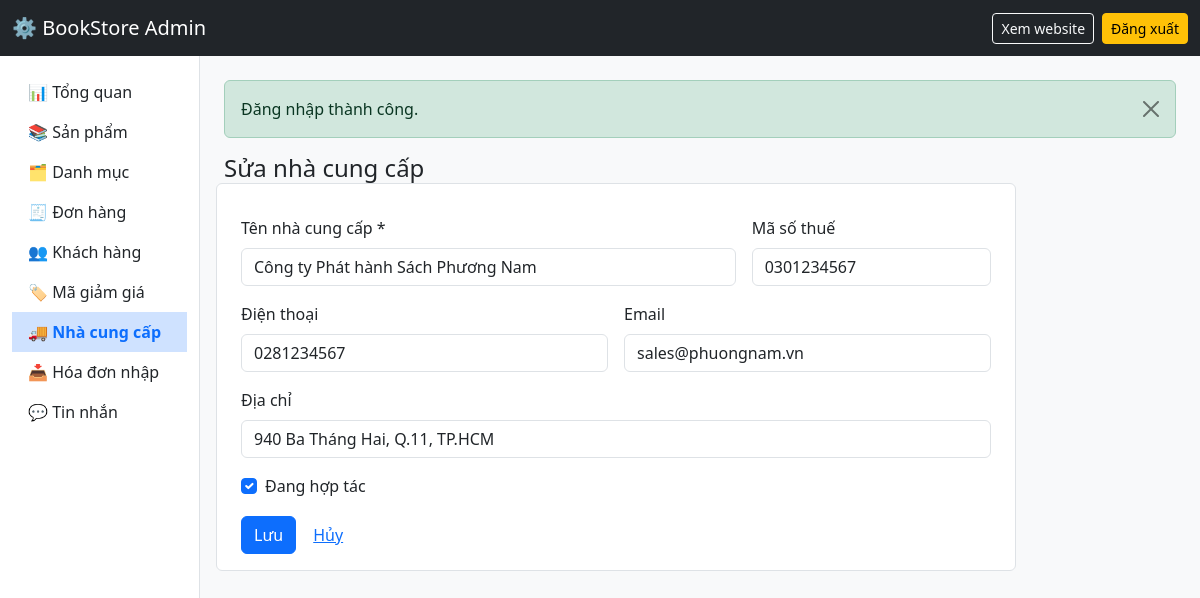
The app's page /admin/nha-cung-cap/1/sua (signed in) with its own data.
### tables this page shows
CREATE TABLE suppliers (
    id         INT UNSIGNED AUTO_INCREMENT PRIMARY KEY,
    name       VARCHAR(150) NOT NULL,
    phone      VARCHAR(20)  NULL,
    email      VARCHAR(150) NULL,
    address    VARCHAR(255) NULL,
    tax_code   VARCHAR(20)  NULL,                        
    is_active  TINYINT(1)   NOT NULL DEFAULT 1,
    created_at TIMESTAMP    NOT NULL DEFAULT CURRENT_TIMESTAMP
);

### app/core/Controller.php (called while the page is built, shortened)
<?php
abstract class Controller
{
    protected function render(string $view, array $data = [], string $layout = 'main'): void
    {
        extract($data);
        require APP_PATH . "/views/$view.php";
    }
}

### app/controllers/AdminController.php (called while the page is built, shortened)
<?php
abstract class AdminController extends Controller
{
    protected function view(string $view, array $data = []): void
    {
        $this->render($view, $data, 'admin');
    }
}

### app/controllers/AdminSupplierController.php (called while the page is built, shortened)
<?php
class AdminSupplierController extends AdminController
{
    public function edit(string $id): void
    {
        $s = (new Supplier())->find((int)$id);
        $this->form($s);
    }
    private function form(?array $s): void
    {
        $this->view('admin/suppliers/form', ['title' => $s ? 'Sửa nhà cung cấp' : 'Thêm nhà cung cấp', 's' => $s]);
    }
}

### public/index.php (called while the page is built, shortened)
<?php
$config = require ROOT_PATH . '/config/config.php';
spl_autoload_register(function (string $class) {
    foreach (['core', 'controllers', 'models'] as $dir) {
        $file = APP_PATH . "/$dir/$class.php";
        if (is_file($file)) { require $file; return; }
    }
});
require APP_PATH . '/core/helpers.php';
$router = new Router();
$router->dispatch($_SERVER['REQUEST_METHOD'], $_SERVER['REQUEST_URI']);

### app/core/helpers.php (called while the page is built, shortened)
<?php
function e($value): string
{
    return htmlspecialchars((string)$value, ENT_QUOTES, 'UTF-8');
}
function url(string $path = ''): string
{
    return BASE_URL . '/' . ltrim($path, '/');
}
function old(string $key, string $default = ''): string
{
    return e($_SESSION['old'][$key] ?? $default);
}

### app/core/Model.php (called while the page is built, shortened)
<?php
abstract class Model
{
    public function __construct()
    {
        $this->db = Database::getConnection();
    }
}

### config/config.php (called while the page is built)
<?php
return [
    'app_name' => 'BookStore - Sách & Văn phòng phẩm',
    'db' => [
        'host'    => 'localhost',
        'name'    => 'bookstore',
        'user'    => 'root',
        'pass'    => '',
        'charset' => 'utf8mb4',
    ],
    'vnpay' => [
        'tmn_code'    => '',
        'hash_secret' => '',
        'pay_url'     => 'https://sandbox.vnpayment.vn/paymentv2/vpcpay.html',
    ],
];

### app/core/Database.php (called while the page is built)
<?php
class Database
{
    private static ?PDO $instance = null;
    public static function getConnection(): PDO
    {
        if (self::$instance === null) {
            global $config;
            $c = $config['db'];
            $dsn = "mysql:host={$c['host']};dbname={$c['name']};charset={$c['charset']}";
            self::$instance = new PDO($dsn, $c['user'], $c['pass'], [
                PDO::ATTR_ERRMODE            => PDO::ERRMODE_EXCEPTION,
                PDO::ATTR_DEFAULT_FETCH_MODE => PDO::FETCH_ASSOC,
                PDO::ATTR_EMULATE_PREPARES   => false,
            ]);
        }
        return self::$instance;
    }
}

### app/models/Supplier.php (called while the page is built, shortened)
<?php
class Supplier extends Model
{
    public function find(int $id): ?array
    {
        $st = $this->db->prepare("SELECT * FROM suppliers WHERE id = ?");
        $st->execute([$id]);
        return $st->fetch() ?: null;
    }
}

### app/views/admin/suppliers/form.php (the view, shortened to what this page needs)
<?php $v = fn(string $k) => old($k, (string)($s[$k] ?? '')); ?>
<h1 class="h4 mb-3"><?= e($title) ?></h1>
<form method="post" action="<?= $s ? url('/admin/nha-cung-cap/' . $s['id']) : url('/admin/nha-cung-cap') ?>" class="row g-3 bg-white p-3 rounded border" style="max-width:800px">
    <div class="col-md-8"><label class="form-label">Tên nhà cung cấp *</label><input name="name" class="form-control" required maxlength="150" value="<?= $v('name') ?>"></div>
    <div class="col-md-4"><label class="form-label">Mã số thuế</label><input name="tax_code" class="form-control" maxlength="20" value="<?= $v('tax_code') ?>"></div>
    <div class="col-md-6"><label class="form-label">Điện thoại</label><input name="phone" class="form-control" maxlength="20" value="<?= $v('phone') ?>"></div>
    <div class="col-md-6"><label class="form-label">Email</label><input type="email" name="email" class="form-control" maxlength="150" value="<?= $v('email') ?>"></div>
    <div class="col-12"><label class="form-label">Địa chỉ</label><input name="address" class="form-control" maxlength="255" value="<?= $v('address') ?>"></div>
    <div class="col-12"><div class="form-check">
        <input class="form-check-input" type="checkbox" name="is_active" id="act" value="1" <?= (!$s && !isset($_SESSION['old'])) || ($_SESSION['old']['is_active'] ?? $s['is_active'] ?? 0) ? 'checked' : '' ?>>
        <label class="form-check-label" for="act">Đang hợp tác</label></div></div>
    <div class="col-12"><button class="btn btn-primary">Lưu</button> <a href="<?= url('/admin/nha-cung-cap') ?>" class="btn btn-link">Hủy</a></div>
</form>

### app/core/Router.php (shortened to what this page needs)
<?php
class Router
{
    private array $routes = [];
    private function add(string $method, string $path, string $handler): void
    {
        $regex = preg_replace('#\{(\w+)\}#', '(?P<$1>[^/]+)', $path);
        $this->routes[] = [$method, '#^' . $regex . '$#', $handler];
    }
    public function dispatch(string $method, string $uri): void
    {
        $path = parse_url($uri, PHP_URL_PATH);
        $path = preg_replace('#^' . preg_quote(BASE_URL, '#') . '(/public)?#', '', $path);
        $path = '/' . trim($path, '/');
        foreach ($this->routes as [$routeMethod, $regex, $handler]) {
            if ($routeMethod === $method && preg_match($regex, $path, $matches)) {
                $params = array_filter($matches, 'is_string', ARRAY_FILTER_USE_KEY);
                [$controllerName, $action] = explode('@', $handler);
                (new $controllerName())->$action(...array_values($params));
                return;
            }
        }
    }
}

### records on screen
suppliers: name "Công ty Phát hành Sách Phương Nam", tax_code "0301234567", phone "0281234567", email "sales@phuongnam.vn", address "940 Ba Tháng Hai, Q.11, TP.HCM", is_active "☑"

### other values on screen
$label "📊 Tổng quan"
$label "📚 Sản phẩm"
$label "🗂 Danh mục"
$label "🧾 Đơn hàng"
$label "👥 Khách hàng"
$label "🏷 Mã giảm giá"
$label "🚚 Nhà cung cấp"
$label "📥 Hóa đơn nhập"
$f['message'] "Đăng nhập thành công."
